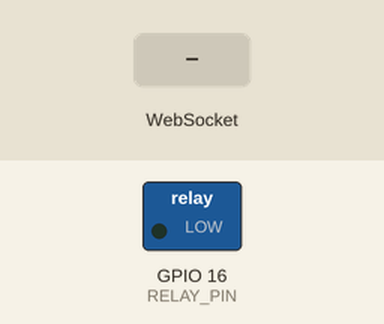
The sketch below on a simulated ESP32. On the bench: switched loads named in the sketch (green lamp = pin HIGH). The inputs (shaded band) are chosen by the test bench. WiFi joins after 1.5 s; servers stay silent unless stated; what the sketch prints to the serial monitor is not drawn.

Above: at 3.2 s.
3.3 s: WebSocket text "UNLOCK" received
At 4.3 s:
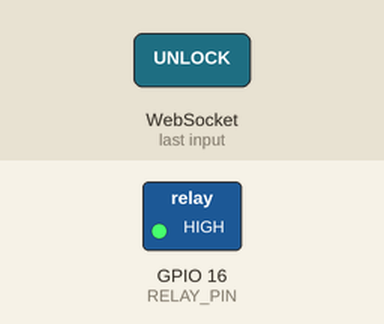
4.8 s: WebSocket text "LOCK" received
At 5.3 s:
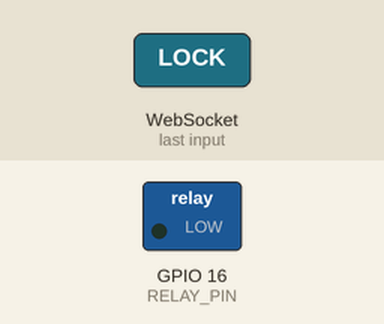
Timing chart, 0 to 7.8 s (numbered marks = the images above; inputs shaded):
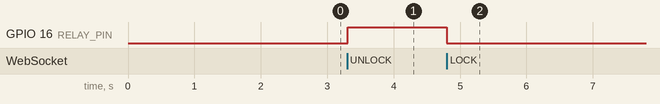

The sketch:

selenoid_lock_door_ws.ino
```cpp
#include <WiFi.h>
#include <WebSocketsClient.h>

const char* ssid = "joel";
const char* password = "Hana@2022";

// Ganti IP dan port sesuai alamat server WebSocket
const char* websocket_host = "192.168.78.164";
const int websocket_port = 8080;
const char* websocket_path = "/ws/door";

#define RELAY_PIN 16

WebSocketsClient webSocket;

void setup() {
  Serial.begin(115200);
  pinMode(RELAY_PIN, OUTPUT);
  digitalWrite(RELAY_PIN, LOW); // Default = terkunci

  // Koneksi WiFi
  WiFi.begin(ssid, password);
  Serial.println("Connecting to WiFi...");
  while (WiFi.status() != WL_CONNECTED) {
    delay(1000);
    Serial.print(".");
  }
  Serial.println();
  Serial.println("Connected to WiFi");
  Serial.print("IP Address: ");
  Serial.println(WiFi.localIP());

  // Koneksi WebSocket
  webSocket.begin(websocket_host, websocket_port, websocket_path);
  webSocket.onEvent(webSocketEvent);
  webSocket.setReconnectInterval(5000);
}

void loop() {
  webSocket.loop();
}

// Fungsi untuk mengecek status relay saat ini
String getSolenoidStatus() {
  int relayState = digitalRead(RELAY_PIN); // Baca status pin
  if (relayState == HIGH) {
    return "UNLOCKED";
  } else {
    return "LOCKED";
  }
}

// Kirim status ke server frontend/backend
void sendStatus() {
  String status = getSolenoidStatus();
  String jsonStatus = "{\"status\":\"" + status + "\"}";
  webSocket.sendTXT(jsonStatus);
  Serial.println("Sent status: " + status);
}

void webSocketEvent(WStype_t type, uint8_t * payload, size_t length) {
  switch (type) {
    case WStype_DISCONNECTED:
      Serial.println("[WebSocket] Disconnected");
      break;

    case WStype_CONNECTED:
      Serial.println("[WebSocket] Connected to server");
      sendStatus(); // Kirim status saat pertama terhubung
      break;

    case WStype_TEXT: {
      String message = String((char*)payload);
      Serial.printf("[WebSocket] Message received: %s\n", payload);

      if (message == "UNLOCK") {
        Serial.println("Command: UNLOCK → Opening lock...");
        digitalWrite(RELAY_PIN, HIGH);  // Relay ON
        delay(100); // optional: debounce
        sendStatus();
      } else if (message == "LOCK") {
        Serial.println("Command: LOCK → Locking door...");
        digitalWrite(RELAY_PIN, LOW);   // Relay OFF
        delay(100); // optional: debounce
        sendStatus();
      } else if (message == "STATUS") {
        Serial.println("Command: STATUS → Sending current solenoid status...");
        sendStatus();
      }
      break;
    }
  }
}
```

Measured:
- after the input at 3.3 s, GPIO 16 (RELAY_PIN): LOW → HIGH at once
- after the input at 4.8 s, GPIO 16 (RELAY_PIN): HIGH → LOW at once
